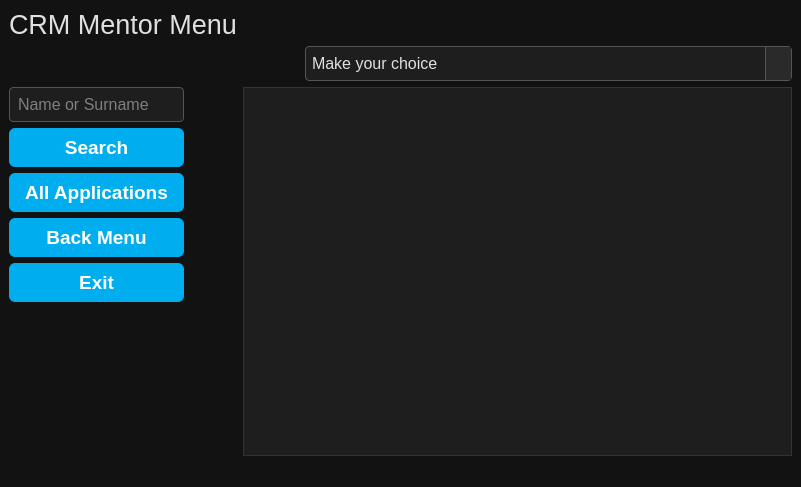
<?xml version="1.0" encoding="UTF-8"?>
<ui version="4.0">
 <class>MainWindow</class>
 <widget class="QMainWindow" name="MainWindow">
  <property name="geometry">
   <rect>
    <x>0</x>
    <y>0</y>
    <width>801</width>
    <height>487</height>
   </rect>
  </property>
  <property name="windowTitle">
   <string>MainWindow</string>
  </property>
  <property name="styleSheet">
   <string notr="true">/* Genel Arka Plan ve Yazı Rengi */
QWidget {
    background-color: #121212;
    color: #E0E0E0;
}

/* QPushButton - Belirgin Buton + Gölgelendirme */
QPushButton {
    background-color: #00AEEF;
    font: bold 14pt &quot;Segoe UI&quot;;
    color: white;
    font-weight: bold; /* Yazı kalın */
    border: none;
    border-radius: 6px;
    padding: 8px 16px;
    box-shadow: 0px 4px 10px rgba(0, 174, 239, 0.6); /* Daha belirgin gölge */
    transition: background-color 0.3s ease;
}

QPushButton:hover {
    background-color: #D32F2F;
    box-shadow: 0px 4px 10px rgba(211, 47, 47, 0.7); /* Hover gölgesi */
}

QPushButton:pressed {
    background-color: #B71C1C;
    box-shadow: inset 0px 2px 4px rgba(0,0,0,0.4); /* Basılı efekti */
}


/* QLineEdit - Belirginlik İçin */
QLineEdit {
    background-color: #1E1E1E;
    color: #E0E0E0;
    border: 1px solid #555;
    border-radius: 4px;
    padding: 6px;
}

/* QComboBox */
QComboBox {
    background-color: #1E1E1E;
    color: #E0E0E0;
    border: 1px solid #555;
    border-radius: 4px;
    padding: 6px;
}

QComboBox::drop-down {
    subcontrol-origin: padding;
    subcontrol-position: top right;
    width: 25px;
    background-color: #2A2A2A;
    border-left: 1px solid #555;
}

QComboBox::down-arrow {
    width: 10px;
    height: 10px;
    image: none; /* Kendi ikonunu kullanacaksan url() ekle */
}

/* Açılır liste görünümü */
QComboBox QAbstractItemView {
    background-color: #2A2A2A;
    color: #E0E0E0;
    selection-background-color: #455A64;
    selection-color: white;
    border: 1px solid #444;
}

/* Tablo Başlıkları */
QHeaderView::section {
    background-color: #E0E0E0;
    color: black;
    font-weight: bold;
    padding: 6px;
    border: none;
}

/* QTableView */
QTableView {
    background-color: #1E1E1E;
    alternate-background-color: #2A2A2A;
    gridline-color: #444;
    color: #E0E0E0;
    selection-background-color: #455A64;
    selection-color: white;
    border: 1px solid #333;
}

QTableView::item {
    padding: 4px;
}
</string>
  </property>
  <widget class="QWidget" name="centralwidget">
   <layout class="QGridLayout" name="gridLayout_5">
    <item row="0" column="0">
     <layout class="QGridLayout" name="gridLayout_4" columnstretch="15,85">
      <item row="0" column="0">
       <widget class="QLabel" name="label">
        <property name="font">
         <font>
          <pointsize>20</pointsize>
         </font>
        </property>
        <property name="text">
         <string>CRM Mentor Menu</string>
        </property>
        <property name="alignment">
         <set>Qt::AlignCenter</set>
        </property>
       </widget>
      </item>
      <item row="1" column="0" colspan="2">
       <widget class="QSplitter" name="splitter">
        <property name="orientation">
         <enum>Qt::Horizontal</enum>
        </property>
        <widget class="QWidget" name="layoutWidget">
         <layout class="QGridLayout" name="gridLayout_3" columnstretch="40,60">
          <item row="0" column="1">
           <widget class="QComboBox" name="comboBox_cokluSekme">
            <property name="maximumSize">
             <size>
              <width>16777215</width>
              <height>16777215</height>
             </size>
            </property>
            <property name="font">
             <font>
              <pointsize>12</pointsize>
             </font>
            </property>
            <property name="maxVisibleItems">
             <number>12</number>
            </property>
            <item>
             <property name="text">
              <string>Make your choice</string>
             </property>
            </item>
            <item>
             <property name="text">
              <string>VIT Projesinin Tamamına Katılması Uygun Olur</string>
             </property>
            </item>
            <item>
             <property name="text">
              <string>VIT Projesi ilk IT Eğitimi Alarak Yönlendirilmesi Uygun Olur</string>
             </property>
            </item>
            <item>
             <property name="text">
              <string>VIT Projesi İngilizce Eğitimine Yönlendirilmesi Uygun Olur</string>
             </property>
            </item>
            <item>
             <property name="text">
              <string>VIT Projesi Kapsamında Direkt İşe Yönlendirilmesi Uygun Olur</string>
             </property>
            </item>
            <item>
             <property name="text">
              <string>Direkt Bireysel Koçluk ile İşe Yönlendirilmesi Uygun Olur</string>
             </property>
            </item>
            <item>
             <property name="text">
              <string>Bir Sonraki VIT Projesine Katılması Daha Uygun Olur</string>
             </property>
            </item>
            <item>
             <property name="text">
              <string>Başka Bir Sektöre Yönlendirilmeli</string>
             </property>
            </item>
            <item>
             <property name="text">
              <string>Diğer</string>
             </property>
            </item>
           </widget>
          </item>
          <item row="0" column="0">
           <spacer name="horizontalSpacer">
            <property name="orientation">
             <enum>Qt::Horizontal</enum>
            </property>
            <property name="sizeHint" stdset="0">
             <size>
              <width>148</width>
              <height>20</height>
             </size>
            </property>
           </spacer>
          </item>
         </layout>
        </widget>
       </widget>
      </item>
      <item row="2" column="0">
       <layout class="QGridLayout" name="gridLayout_2" columnstretch="15,85">
        <item row="0" column="0">
         <layout class="QGridLayout" name="gridLayout">
          <item row="1" column="0">
           <widget class="QPushButton" name="pushButton_ara">
            <property name="maximumSize">
             <size>
              <width>16777215</width>
              <height>16777215</height>
             </size>
            </property>
            <property name="font">
             <font>
              <family>Segoe UI</family>
              <pointsize>14</pointsize>
              <weight>75</weight>
              <italic>false</italic>
              <bold>true</bold>
             </font>
            </property>
            <property name="text">
             <string>Search</string>
            </property>
           </widget>
          </item>
          <item row="0" column="0">
           <widget class="QLineEdit" name="lineEdit_ara">
            <property name="minimumSize">
             <size>
              <width>0</width>
              <height>9</height>
             </size>
            </property>
            <property name="maximumSize">
             <size>
              <width>16777215</width>
              <height>16777215</height>
             </size>
            </property>
            <property name="font">
             <font>
              <pointsize>12</pointsize>
             </font>
            </property>
            <property name="styleSheet">
             <string notr="true"/>
            </property>
            <property name="placeholderText">
             <string>Name or Surname</string>
            </property>
           </widget>
          </item>
          <item row="2" column="0">
           <widget class="QPushButton" name="pushButton_tumGorusmeler">
            <property name="maximumSize">
             <size>
              <width>16777215</width>
              <height>16777215</height>
             </size>
            </property>
            <property name="font">
             <font>
              <family>Segoe UI</family>
              <pointsize>14</pointsize>
              <weight>75</weight>
              <italic>false</italic>
              <bold>true</bold>
             </font>
            </property>
            <property name="text">
             <string>All Applications</string>
            </property>
           </widget>
          </item>
          <item row="4" column="0">
           <widget class="QPushButton" name="pushButton_exit">
            <property name="maximumSize">
             <size>
              <width>16777215</width>
              <height>16777215</height>
             </size>
            </property>
            <property name="font">
             <font>
              <family>Segoe UI</family>
              <pointsize>14</pointsize>
              <weight>75</weight>
              <italic>false</italic>
              <bold>true</bold>
             </font>
            </property>
            <property name="text">
             <string>Exit</string>
            </property>
           </widget>
          </item>
          <item row="3" column="0">
           <widget class="QPushButton" name="pushButton_tercihler">
            <property name="maximumSize">
             <size>
              <width>16777215</width>
              <height>16777215</height>
             </size>
            </property>
            <property name="font">
             <font>
              <family>Segoe UI</family>
              <pointsize>14</pointsize>
              <weight>75</weight>
              <italic>false</italic>
              <bold>true</bold>
             </font>
            </property>
            <property name="text">
             <string>Back Menu</string>
            </property>
           </widget>
          </item>
          <item row="5" column="0">
           <spacer name="verticalSpacer">
            <property name="orientation">
             <enum>Qt::Vertical</enum>
            </property>
            <property name="sizeHint" stdset="0">
             <size>
              <width>20</width>
              <height>40</height>
             </size>
            </property>
           </spacer>
          </item>
         </layout>
        </item>
       </layout>
      </item>
      <item row="2" column="1">
       <widget class="QTableWidget" name="tableWidget_mentor"/>
      </item>
     </layout>
    </item>
   </layout>
  </widget>
  <widget class="QMenuBar" name="menubar">
   <property name="geometry">
    <rect>
     <x>0</x>
     <y>0</y>
     <width>801</width>
     <height>21</height>
    </rect>
   </property>
  </widget>
  <widget class="QStatusBar" name="statusbar"/>
 </widget>
 <resources/>
 <connections/>
</ui>
